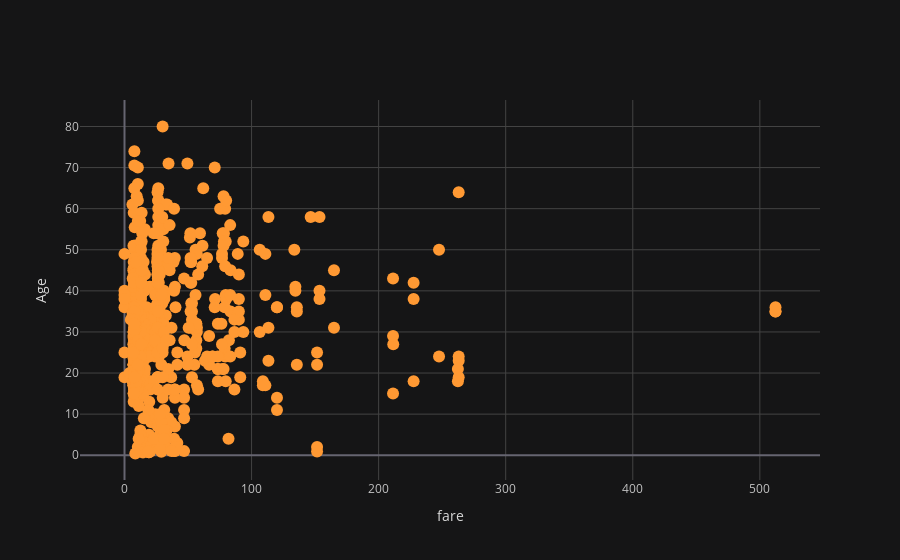

Notebook code for this chart:
### Code cell
cf.set_config_file(theme="solar")
df2.iplot(kind="scatter", x = 'fare',y = 'age',mode="markers",xTitle = "fare",yTitle='Age')

### Figure 1 — Plotly figure (JSON) as saved in the notebook; plotly's stock layout.template omitted (floating-point values rounded to 4 significant figures; data arrays with more than 128 entries replaced by an {"elided": "..."} marker saying what was removed)
{"data": [{"line": {"color": "rgba(255, 153, 51, 1.0)", "dash": "solid", "shape": "linear", "width": 1.3}, "marker": {"size": 12, "symbol": "circle"}, "mode": "markers", "name": "age", "text": "", "type": "scatter", "x": {"elided": "891 float values"}, "y": {"elided": "891 mixed values"}}], "layout": {"legend": {"bgcolor": "#151516", "font": {"color": "#D9D9D9"}}, "paper_bgcolor": "#151516", "plot_bgcolor": "#151516", "title": {"font": {"color": "#D9D9D9"}}, "xaxis": {"gridcolor": "#434343", "showgrid": true, "tickfont": {"color": "#C2C2C2"}, "title": {"font": {"color": "#D9D9D9"}, "text": "fare"}, "zerolinecolor": "#666570"}, "yaxis": {"gridcolor": "#434343", "showgrid": true, "tickfont": {"color": "#C2C2C2"}, "title": {"font": {"color": "#D9D9D9"}, "text": "Age"}, "zerolinecolor": "#666570"}}}
